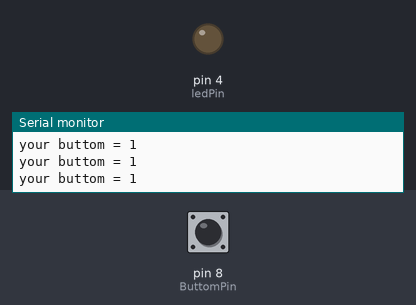
Recording of a sketch running on a simulated Arduino Uno, built with avr-gcc and run on an emulated ATmega328P. On the bench: output pins drawn as LEDs (lit = HIGH), the last lines printed to the serial monitor. The test bench sets the inputs (shaded band); at power-on: pin 8 (ButtomPin) HIGH.

Above: at 1.2 s.
1.3 s: pin 8 (ButtomPin) pulled LOW for 0.15 s
At 2.6 s:
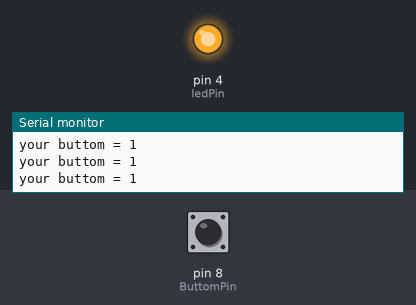
2.9 s: pin 8 (ButtomPin) pulled LOW for 1 s
At 4.0 s:
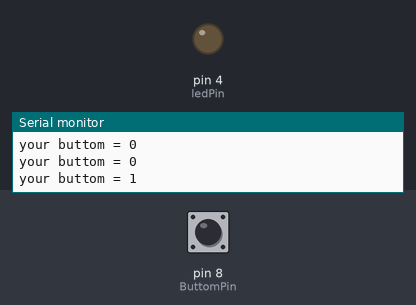
5.4 s: pin 8 (ButtomPin) pulled LOW for 3.2 s
At 6.0 s:
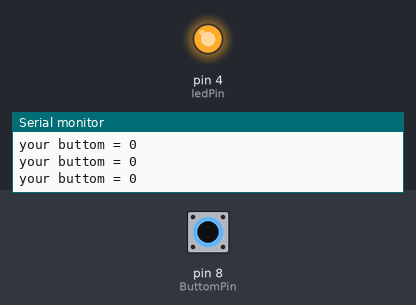
Timing chart, 0 to 8.4 s (numbered marks = the images above; inputs shaded):
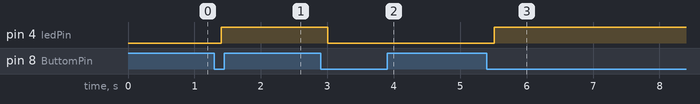

The sketch:

button_turns_led.ino
```cpp
int ButtomPin=8;
int ButtomVal;
int dt=100;
int oldval=1;
int ledPin = 4;
int ledstate=0;
void setup() {
  // put your setup code here, to run once:
Serial.begin(9600);
pinMode(ButtomPin, INPUT);
digitalWrite(ButtomPin,HIGH);
pinMode(ledPin, OUTPUT);

}

void loop() {
  // put your main code here, to run repeatedly:
ButtomVal = digitalRead(ButtomPin);
Serial.print("your buttom = ");
Serial.println(ButtomVal);
delay(dt);
if (oldval ==1 && ButtomVal == 0) {
  if (ledstate == 0){
    digitalWrite(ledPin , HIGH);
    ledstate = 1;
  }
   else {
    digitalWrite(ledPin ,LOW);
    ledstate =0;
  }
  }

   oldval = ButtomVal;
}
```

Measured:
- after the input at 1.3 s, pin 4 (ledPin): LOW → HIGH after 0.10 s
- after the input at 2.9 s, pin 4 (ledPin): HIGH → LOW after 0.11 s
- after the input at 5.4 s, pin 4 (ledPin): LOW → HIGH after 0.11 s
